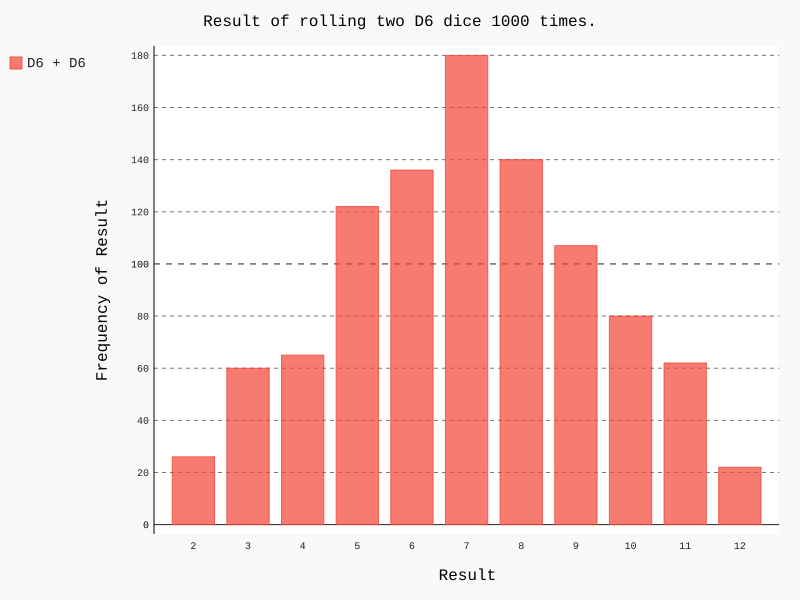

The script that drew this image:
from die import Die
import pygal


die_1 = Die()
die_2 = Die()

results = []
for roll_num in range(1000):
    result = die_1.roll() + die_2.roll()
    results.append(result)

frequencies = []
max_result = die_1.num_sides + die_2.num_sides
for value in range(2, max_result + 1):
    frequency = results.count(value)
    frequencies.append(frequency)

hist = pygal.Bar()
hist.title = "Result of rolling two D6 dice 1000 times."
hist.x_labels = ['2', '3', '4', '5', '6', '7', '8', '9', '10', '11', '12']
hist.y_title = "Frequency of Result"
hist.x_title = "Result"
hist.add("D6 + D6", frequencies)
hist.render_to_file("die_visual.svg")
print(frequencies)
